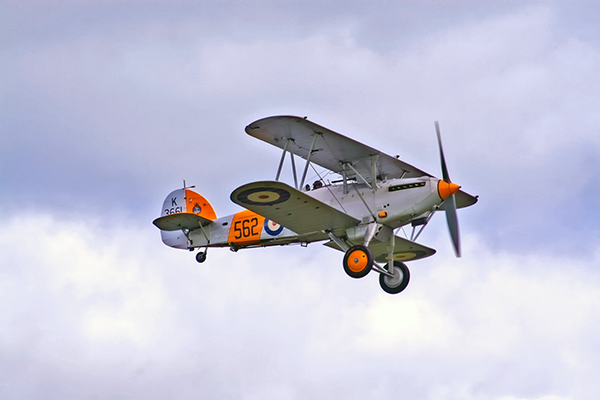
#> input picture 00_data/airplane.bmp, 600 x 400 px
$ jupyter execute --allow-errors CH02_03_review.ipynb
#> lines starting #> are read from the running program, lines starting #| are printed output that depends on the picture; after the words box and inside, x2 and y2 are one past the last pixel; in counts of white or black regions, pixels touching at a corner belong together
- Copy 방법 1) 마스크 연산을 복사하는 함수 : cv2.copy(sct,mask,dse=None) -> dst
- Copy 방법 2) numpy Boolean Indexing 을 사용한 마스크 연산

[cell 1]
# 1. cv2.copy(scr,mask,dst) 사용

import cv2
import sys

src=cv2.imread('../00_data/airplane.bmp',cv2.IMREAD_COLOR)
#> src is the input picture: shape (400, 600, 3); mean B, G, R 217.1, 197.6, 196.8
mask=cv2.imread('../00_data/mask_plane.bmp',cv2.IMREAD_GRAYSCALE)
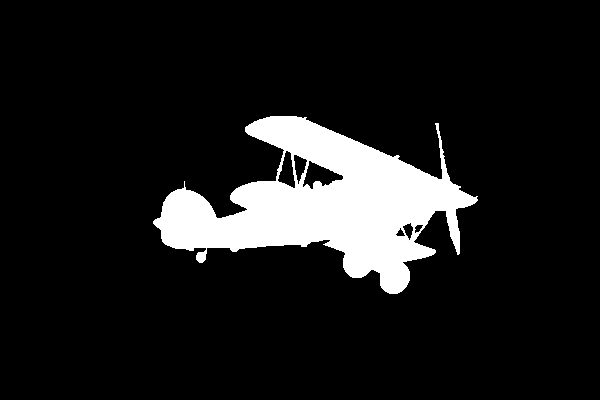
#> input picture 00_data/mask_plane.bmp, 600 x 400 px
#> mask: shape (400, 600); 10.8% white; 1 white region, box (x1, y1, x2, y2) and area: (153, 116, 478, 294) 25896
dst=cv2.imread('../00_data/field.bmp',cv2.IMREAD_COLOR)
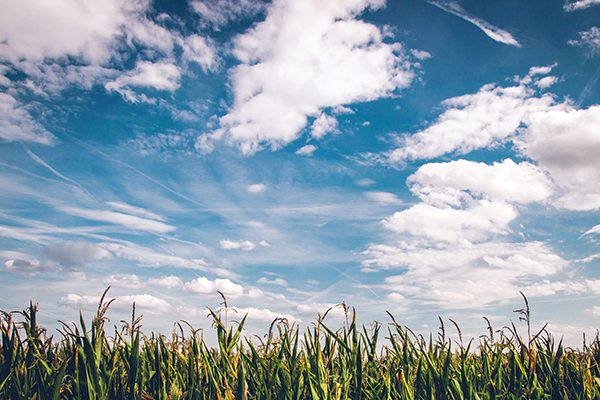
#> input picture 00_data/field.bmp, 600 x 400 px
#> dst is the input picture: shape (400, 600, 3); mean B, G, R 173.2, 160.3, 141.8

if src is None or mask is None or dst is None:
    print("image load failed")
    sys.exit()

#cv2.copyTo(src,mask,dst) --> 이상하게 안됨 module 'cv2' has no attribute 'copyTo'
dst[mask>0]=src[mask>0]
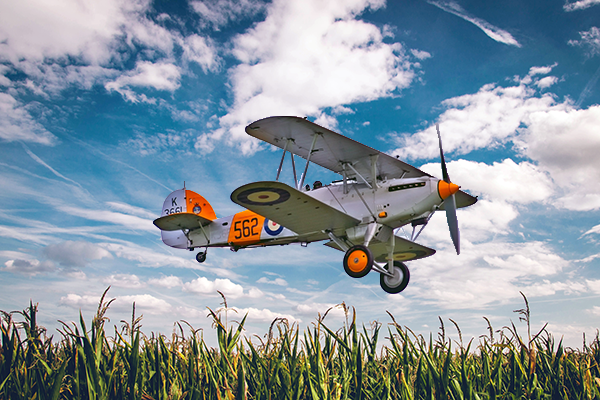
#> dst: shape (400, 600, 3); 10.79% of pixels changed, all inside (x1, y1, x2, y2) = (153, 116, 478, 294)

cv2.imshow('src',src)
cv2.imshow('mask',mask)
cv2.imshow('dst',dst)
cv2.waitKey()
cv2.destroyAllWindows()

[cell 2]
# 알파 channel을 마스크 영상으로 이용
src=cv2.imread('../00_data/cat.bmp',cv2.IMREAD_COLOR)
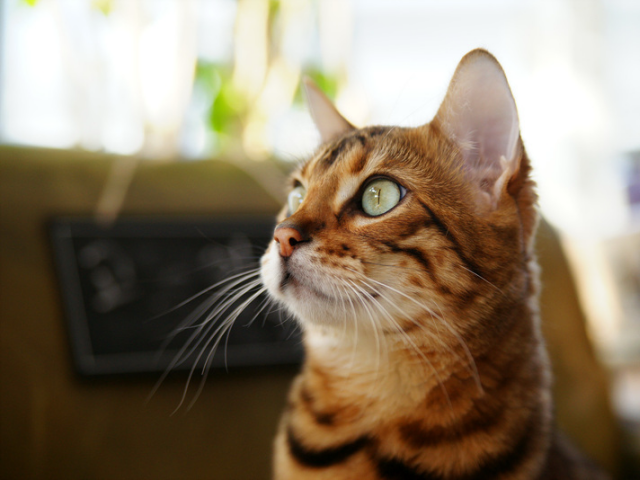
#> input picture 00_data/cat.bmp, 640 x 480 px
#> src is the input picture: shape (480, 640, 3); mean B, G, R 104.5, 125.6, 140.8
logo=cv2.imread('../00_data/opencv-logo-white.png',cv2.IMREAD_UNCHANGED)

#> (the rest of this cell did not finish here and is left out)
